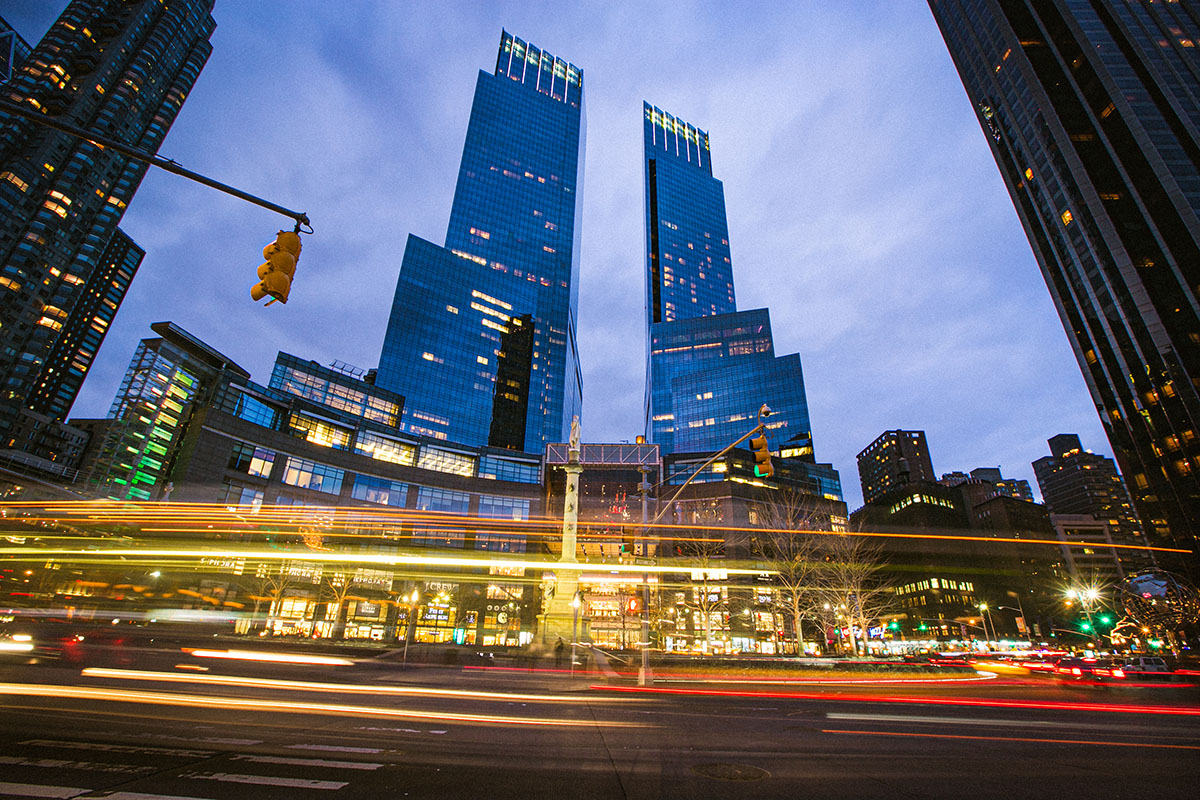
#> input picture M6 - Computer Vision/CV_projects/img/night_1.jpg, 1200 x 800 px, found by its file name
$ python sketch.py
#> lines starting #> are read from the running program, lines starting #| are printed output that depends on the picture; after the words box and inside, x2 and y2 are one past the last pixel; in counts of white or black regions, pixels touching at a corner belong together
import cv2
import matplotlib.pyplot as plt

img = cv2.imread('img/night_1.jpg')
#> img is the input picture: shape (800, 1200, 3); mean B, G, R 108.8, 99.7, 98.5
img2 = cv2.imread('img/beach.jpg')
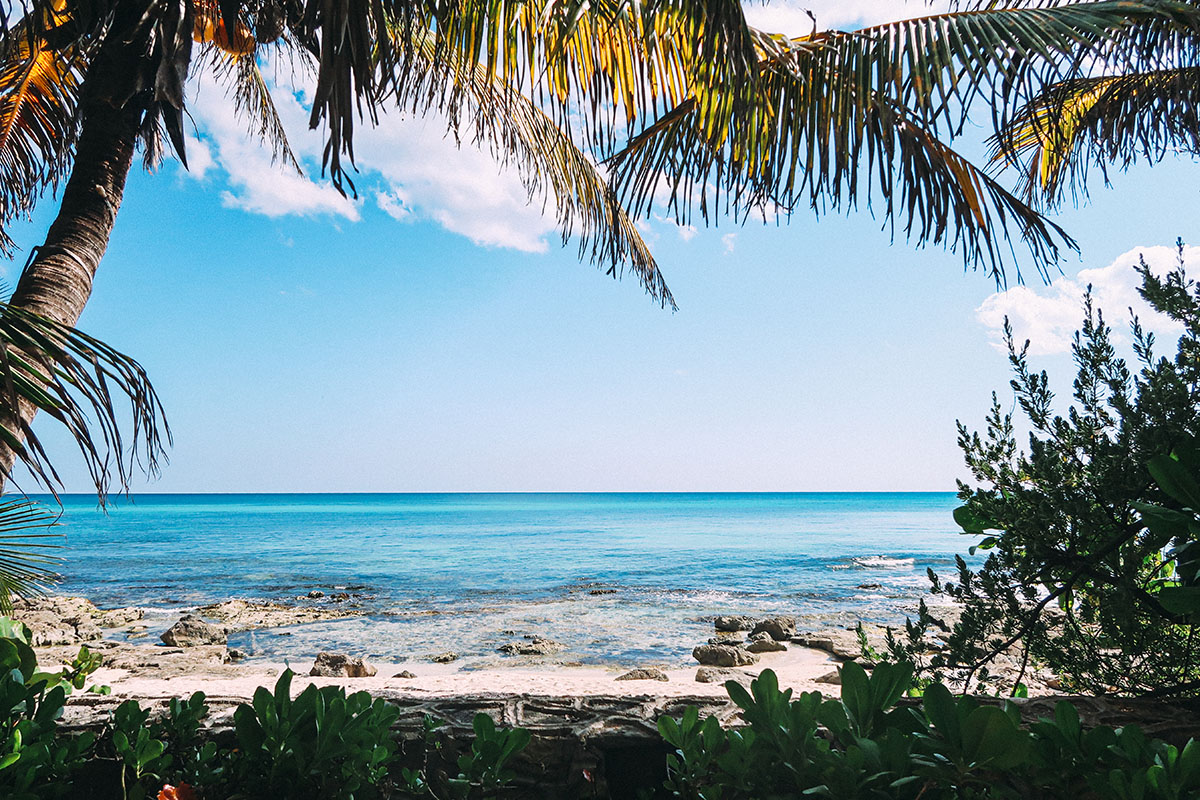
#> input picture M6 - Computer Vision/CV_projects/img/beach.jpg, 1200 x 800 px, found by its file name
#> img2 is the input picture: shape (800, 1200, 3); mean B, G, R 151.5, 144.2, 122.5


def imshow(img):
    plt.figure(figsize=(10,7))
    plt.imshow(img, cmap='gray')
    plt.show()


rgb_img = cv2.cvtColor(img, cv2.COLOR_BGR2RGB)

gray = cv2.cvtColor(rgb_img, cv2.COLOR_RGB2GRAY)
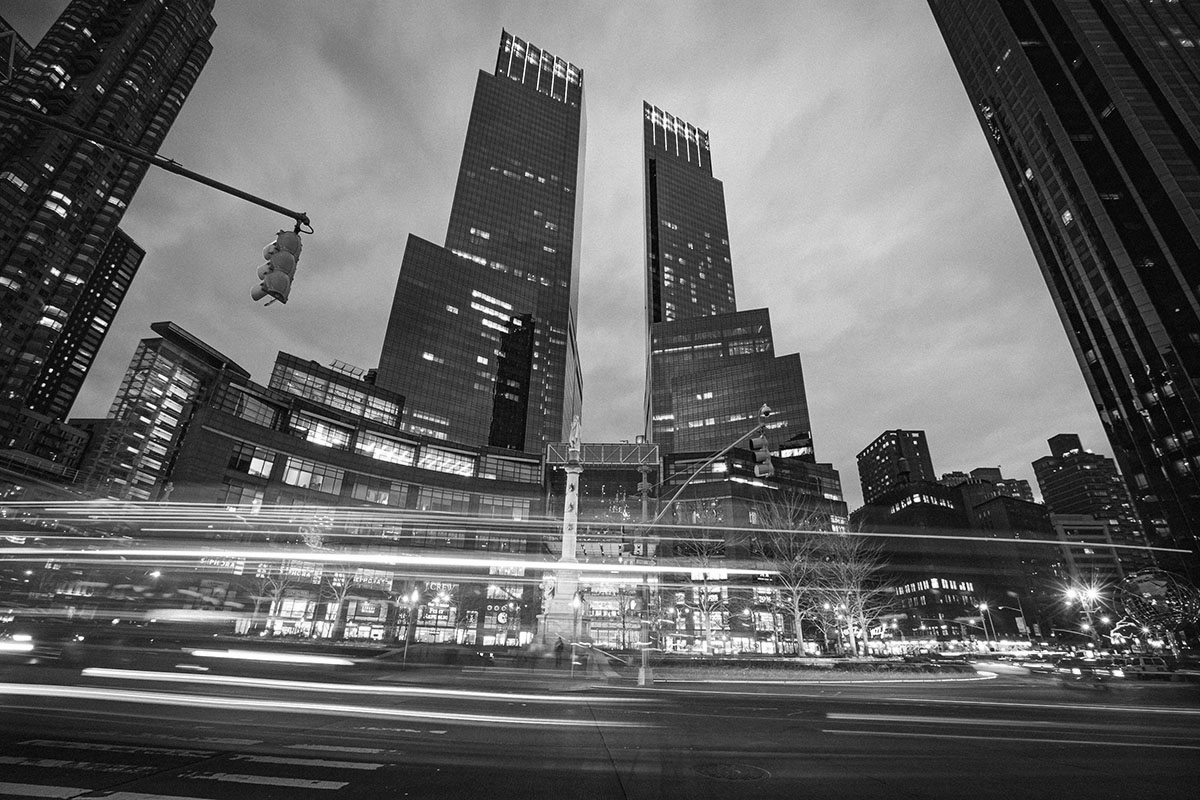
#> gray: shape (800, 1200); min 0, max 255, mean 100.4
_, thres_img = cv2.threshold(gray, 128, 255, cv2.THRESH_BINARY)
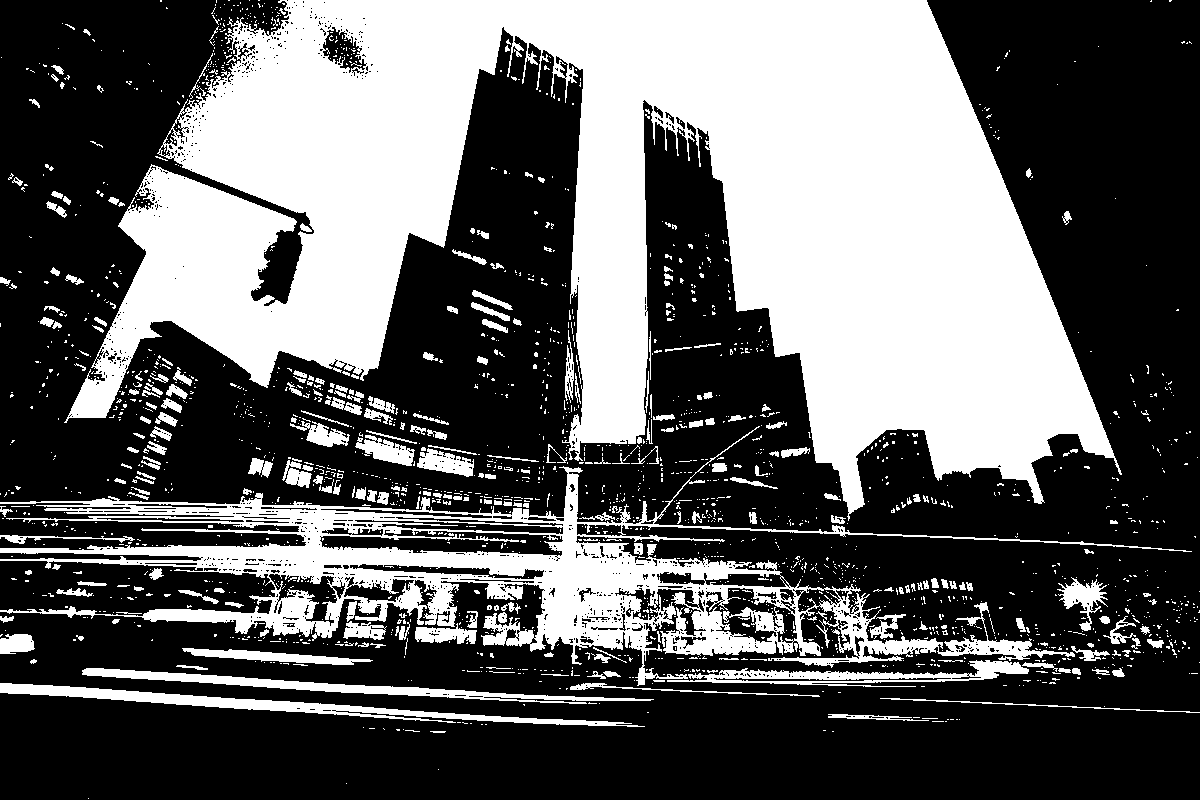
#> thres_img: shape (800, 1200); 38% white; 1997 white regions (1729 under 20 px), largest, box (x1, y1, x2, y2) and area: (64, 0, 1122, 521) 267363, (0, 426, 1192, 686) 54325, (0, 683, 645, 727) 5243
edges = cv2.Canny(thres_img,128,255)
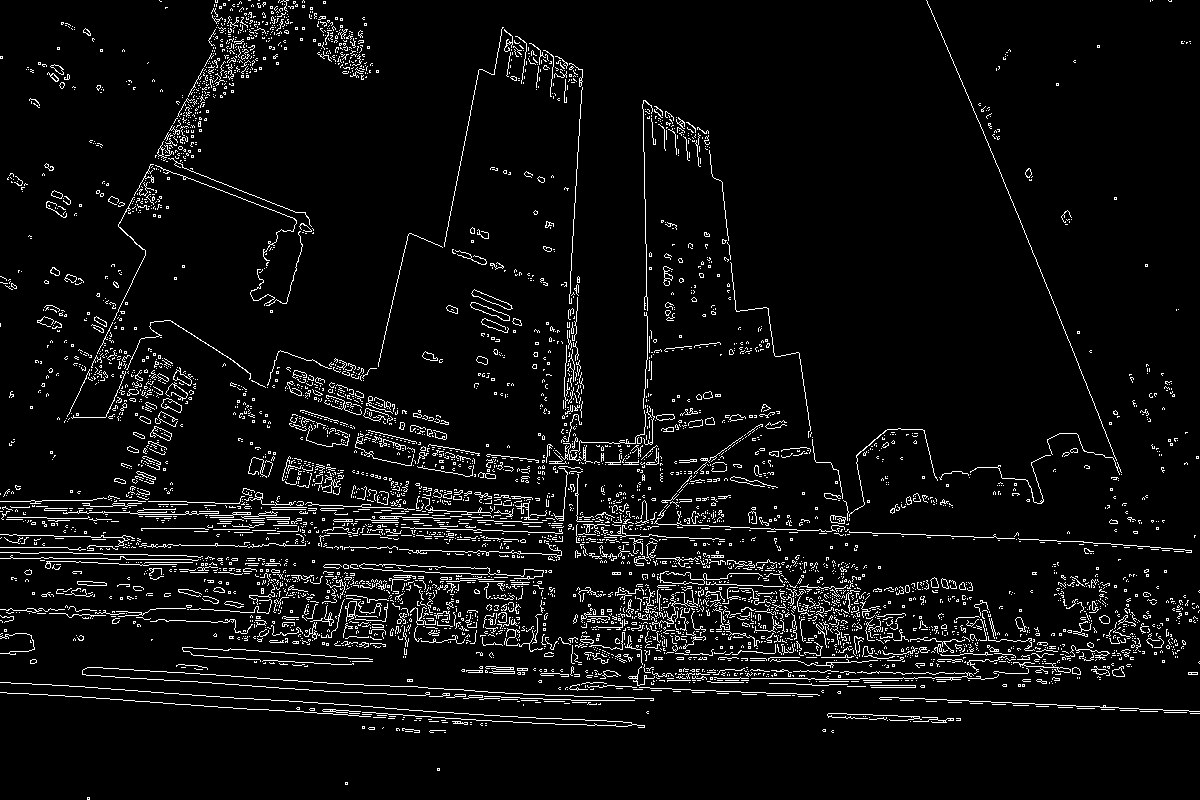
#> edges: shape (800, 1200); 5.5% white in thin lines or dots
_, edges_inv = cv2.threshold(edges, 128, 255, cv2.THRESH_BINARY_INV)
#> edges_inv: shape (800, 1200); 94.5% white; black in thin lines or dots


# [5 lines of commented-out code are left out]
imshow(edges_inv)
